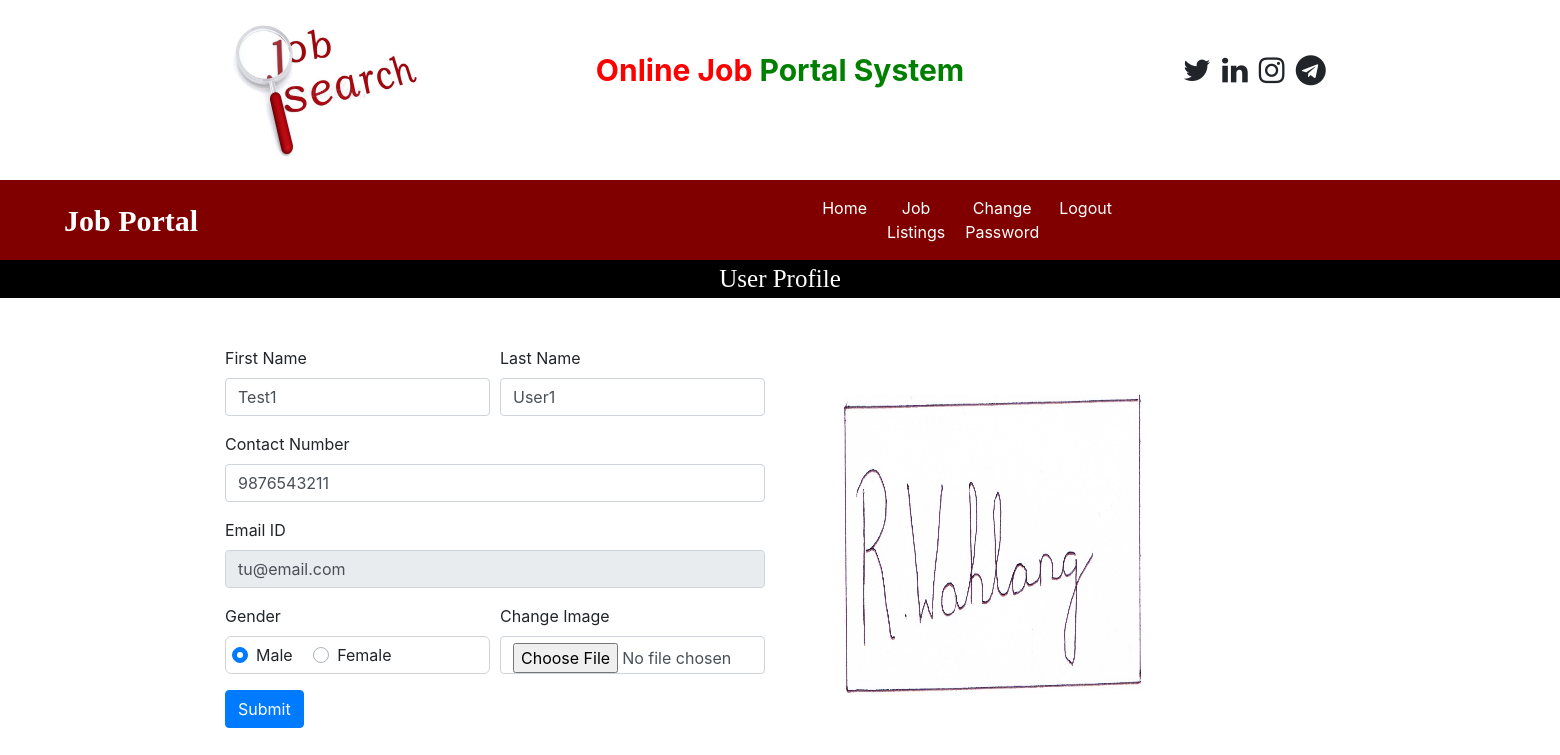
The page /user_home (signed in) on the database its author committed.
### job/models.py (models this page shows, shortened)
class JobSeeker(models.Model):
    user = models.ForeignKey(User, on_delete=models.CASCADE)
    mobile = models.CharField(max_length=15, null=True)
    image = models.FileField(null=True)
    gender = models.CharField(max_length=10, null=True)
    type = models.CharField(max_length=15, null=True)

### job/views.py (the view, shortened to what this page needs)
# urls.py: path('user_home', user_home, name="user_home"),
def user_home(request):
    if not request.user.is_authenticated:
        return redirect('user_login')
    user = request.user
    jobseeker = JobSeeker.objects.get(user=user)
    error = ""
    d = {'jobseeker': jobseeker, 'error': error}
    return render(request, 'user_home.html', d)

### job/templates/user_home.html (shortened to what this page needs)
{% load static %}
{% block body %}
{% include 'user_navigations.html' %}
<div style="font-family:'Monotype Corsiva'; font-size:25px; color: white; background-color: black; text-align: center">
    User Profile
</div>
<div class="container">
    <div class="row mt-5">
        <div class="col-sm-6">
            <form name="signup" method="post" enctype="multipart/form-data">
                <div class="form-row">
                    <div class="form-group col-md-6">
                        <label>First Name</label>
                        <input type="text" class="form-control" name="fname" value="{{jobseeker.user.first_name}}" required>
                    </div>
                    <div class="form-group col-md-6">
                        <label>Last Name</label>
                        <input type="text" class="form-control" name="lname" value="{{jobseeker.user.last_name}}" required>
                    </div>
                </div>
                <div class="form-row">
                    <div class="form-group col-md-12">
                        <label>Contact Number</label>
                        <input type="text" class="form-control" name="contact" value="{{jobseeker.mobile}}" required>
                    </div>
                </div>
                <div class="form-row">
                    <div class="form-group col-md-12">
                        <label>Email ID</label>
                        <input type="text" class="form-control" name="email" value="{{jobseeker.user.username}}" readonly required>
                    </div>
                </div>
                <div class="form-row">
                    <div class="form-group col-md-6">
                        <label>Gender</label>
                            {% if jobseeker.gender == "Male" %}
                            <div style="border: 1px solid lightgrey; padding: 6px; border-radius: 6px">
                            <div class="custom-control custom-radio custom-control-inline">
                                <label class="custom-control-label" for="customRadioInline1">Male</label>
                            </div>
                            <div class="custom-control custom-radio custom-control-inline">
                                <label class="custom-control-label" for="customRadioInline2">Female</label>
                            </div>
                            </div>
                            {% endif %}
                    </div>
                    <div class="form-group col-md-6">
                        <label>Change Image</label>
                        <input type="file" class="form-control" name="image">
                    </div>
                </div>
                <input type="Submit" value="Submit" class="btn btn-primary">
            </form>
        </div>
        <div class="col-sm-4 mt-5 ml-5">
            <img src="{{jobseeker.image.url}}" width="300px" height="300px">
        </div>
    </div>
</div>
{% endblock %}

### rows shown on the page
JobSeeker: fname "Test1", lname "User1", contact "9876543211", email "tu@email.com", image (picture)
